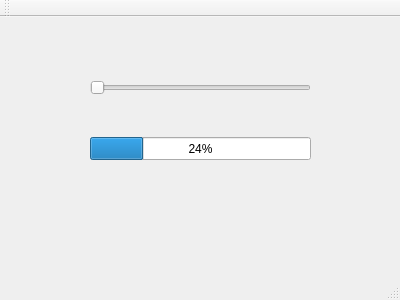
<?xml version="1.0" encoding="UTF-8"?>
<ui version="4.0">
 <class>MainWindow</class>
 <widget class="QMainWindow" name="MainWindow">
  <property name="geometry">
   <rect>
    <x>0</x>
    <y>0</y>
    <width>400</width>
    <height>300</height>
   </rect>
  </property>
  <property name="windowTitle">
   <string>MainWindow</string>
  </property>
  <widget class="QWidget" name="centralWidget">
   <widget class="QSlider" name="mySlider">
    <property name="geometry">
     <rect>
      <x>90</x>
      <y>60</y>
      <width>221</width>
      <height>22</height>
     </rect>
    </property>
    <property name="orientation">
     <enum>Qt::Horizontal</enum>
    </property>
   </widget>
   <widget class="QProgressBar" name="myProgressbar">
    <property name="geometry">
     <rect>
      <x>90</x>
      <y>120</y>
      <width>221</width>
      <height>23</height>
     </rect>
    </property>
    <property name="value">
     <number>24</number>
    </property>
   </widget>
  </widget>
  <widget class="QMenuBar" name="menuBar">
   <property name="geometry">
    <rect>
     <x>0</x>
     <y>0</y>
     <width>400</width>
     <height>21</height>
    </rect>
   </property>
  </widget>
  <widget class="QToolBar" name="mainToolBar">
   <attribute name="toolBarArea">
    <enum>TopToolBarArea</enum>
   </attribute>
   <attribute name="toolBarBreak">
    <bool>false</bool>
   </attribute>
  </widget>
  <widget class="QStatusBar" name="statusBar"/>
 </widget>
 <layoutdefault spacing="6" margin="11"/>
 <resources/>
 <connections/>
</ui>
